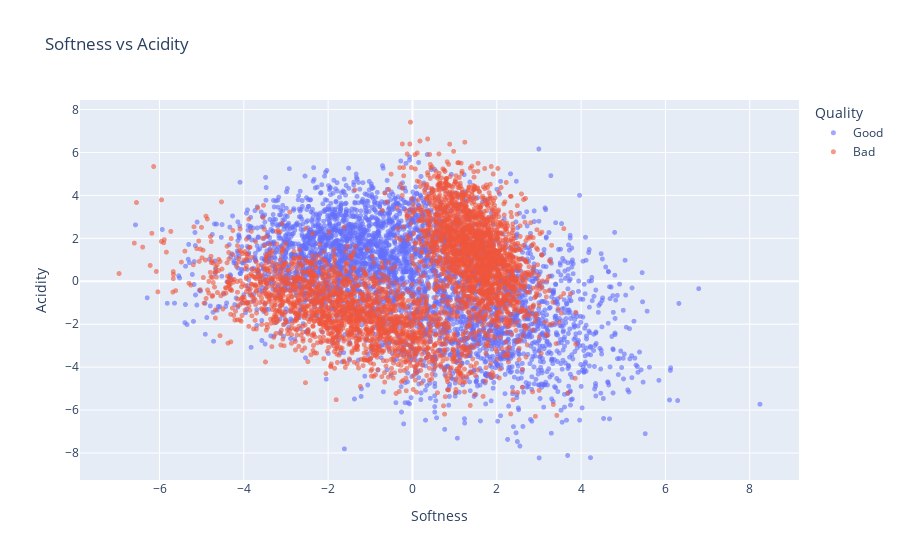

Notebook source saved alongside this figure:
### Code cell
fig = px.scatter(df,
                  x = "Softness",
                  y = 'Acidity',
                  color='Quality',
                  opacity=0.6,
                  hover_data=['Softness'],
                  title = 'Softness vs Acidity')
fig.update_traces(marker_size=5)
fig.show()

### Figure 1 — Plotly figure (JSON) as saved in the notebook; plotly's stock layout.template omitted (floating-point values rounded to 4 significant figures; data arrays with more than 128 entries replaced by an {"elided": "..."} marker saying what was removed)
{"data": [{"hovertemplate": "Quality=Good<br>Softness=%{x}<br>Acidity=%{y}<extra></extra>", "legendgroup": "Good", "marker": {"color": "#636efa", "opacity": 0.6, "size": 5, "symbol": "circle"}, "mode": "markers", "name": "Good", "showlegend": true, "type": "scattergl", "x": {"elided": "4006 float values"}, "xaxis": "x", "y": {"elided": "4006 float values"}, "yaxis": "y"}, {"hovertemplate": "Quality=Bad<br>Softness=%{x}<br>Acidity=%{y}<extra></extra>", "legendgroup": "Bad", "marker": {"color": "#EF553B", "opacity": 0.6, "size": 5, "symbol": "circle"}, "mode": "markers", "name": "Bad", "showlegend": true, "type": "scattergl", "x": {"elided": "3994 float values"}, "xaxis": "x", "y": {"elided": "3994 float values"}, "yaxis": "y"}], "layout": {"legend": {"title": {"text": "Quality"}, "tracegroupgap": 0}, "title": {"text": "Softness vs Acidity"}, "xaxis": {"anchor": "y", "domain": [0, 1], "title": {"text": "Softness"}}, "yaxis": {"anchor": "x", "domain": [0, 1], "title": {"text": "Acidity"}}}}
